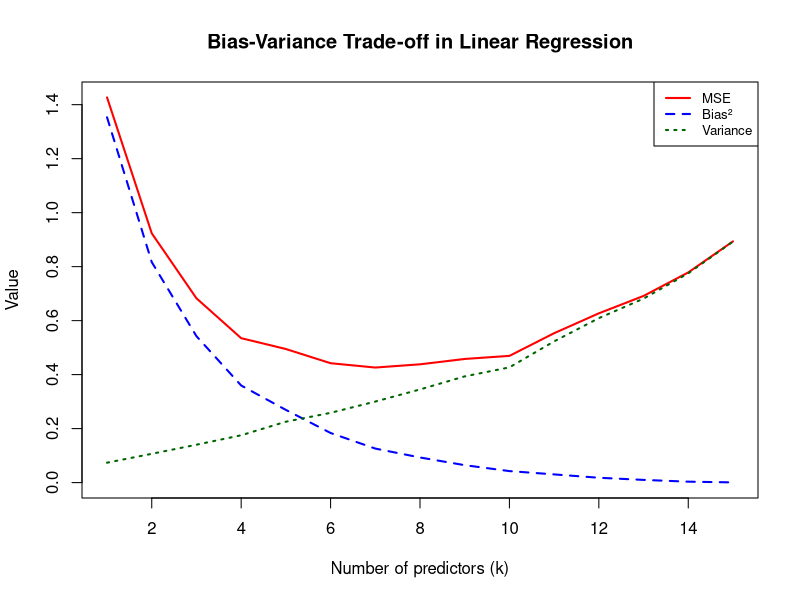

Here is the R script that generated this plot:
### STAT5P87 - Assignment 1, Question 4 ###

# A function to simulate training input data
# Each input is independent Unif(-1, 1)
simulate_X = function(n, p){
  # Input:
  # 	n is the number of samples/observations
  #   p is the dimension of the inputs
  #
  # Output: 
  # 	X is an n x p matrix of independent Uniform(-1, 1) values 
  #
  X = matrix(2 * runif(n * p) - 1, nrow = n, ncol = p)
  X = cbind(matrix(1, nrow = n), X)
  return(X)
}

# A function to simulate training output data
# Based on a model: Y = \sum_{j = 1}^p X_j / j + e
#  where e ~ N(0, sigma^2)
simulate_Y = function(X, B, sigma){
  # Input:
  # 	X: n * p matrix of input values
  #   B: p * 1 vector of coefficients
  #   sigma: standard deviation of e
  #
  # Output: asas
  # 	Y: n x 1 column vector of output values 
  #
  n = dim(X)[1]
  E = matrix(rnorm(n, mean = 0, sd = sigma), nrow = n)
  Y = X %*% B + E
  return(Y)
}


###################################################################
### Exploring the bias-variance tradeoff for linear regression  
###################################################################

# Set randomizer seed
set.seed(0)

# Input dimension
p = 15

# How many times to iterate the simulation
n_iterations = 1000

# True Model: 
#
# b0 = 0, beta_j = 1/j
# X_{i,j} are iid Unif(0, 1)
# Y = XB + E
# where E ~ N(0, sigma^2)

B = matrix(0, nrow = p + 1)
for(j in c(1:p)){
  B[j + 1] = 1/j
}


# x_new value to be predicted
x_new = matrix(1/2, ncol = p + 1)
x_new[1] = 1

# Expected y_new value used to compute bias
Ey_new = x_new %*% B

# Initialize matrix to store results
hatY = matrix(0, nrow = n_iterations, ncol = p)

n = 30 # Training size
sigma = 1 # sd

for (iter in 1:n_iterations) {
  # Generate training data
  X = simulate_X(n,p)
  y = simulate_Y(X,B,sigma)
  
  for (k in 1:p) {
    X_subset = X[, 1:(k+1)]
    model = lm(y ~ X_subset - 1) # Fit without intercept
    coef = model$coefficients
    x_new_subset = x_new[,1:(k+1)]
    hatY[iter,k] = sum(x_new_subset*coef) # Prediction
  }
}

variance = apply(hatY, 2, var)
squared_bias = (colMeans(hatY) - as.numeric(Ey_new))^2
mse = squared_bias + variance

plot(1:p, mse, 
     type = "l", col = "red", lwd = 2,
     ylim = c(0, max(c(squared_bias, variance, mse))),
     xlab = "Number of predictors (k)", ylab = "Value",
     main = "Bias-Variance Trade-off in Linear Regression")
lines(1:p, squared_bias, col = "blue", lwd = 2, lty = 2)
lines(1:p, variance, col = "darkgreen", lwd = 2, lty = 3)
legend("topright", 
       legend = c("MSE", "Bias²", "Variance"),
       col = c("red", "blue", "darkgreen"),
       lty = c(1, 2, 3), lwd = 2, cex = 0.8)








